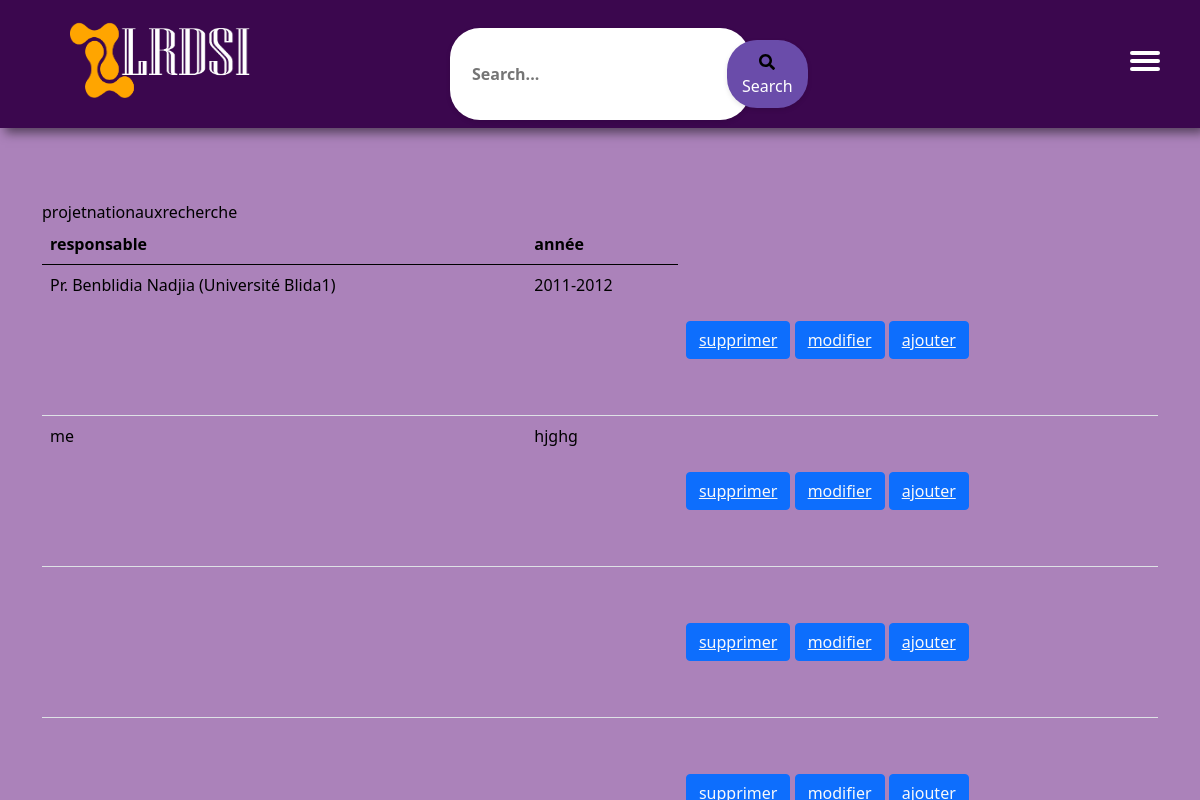
Screenshot of /projets/adminajouter.php (signed in) with the database file from the repository.
### tables this page shows
CREATE TABLE `projetnationauxrecherche` (
  `responsable` varchar(100) NOT NULL,
  `année` text NOT NULL
);

### projets/adminajouter.php (the view, shortened to what this page needs)
<!doctype html>
<html lang="en">
  <head>
    <link href="https://cdn.jsdelivr.net/npm/bootstrap@5.0.2/dist/css/bootstrap.min.css" rel="stylesheet">
    <link rel="stylesheet" href="style.css">
    <link rel="stylesheet" href="../homepage/navbar.css">
    <link rel="stylesheet" href="../homepage/searchbar.css">
  </head>
  <body>
  <div class="nav_bar">
    <img src="../homepage/LOGO2-S.png" alt="logo" class="logo_image">
           <div class="burger">
            <div></div>
           </div>
            <div class="search-container">
            <input type="text" id="search-input" placeholder="Search...">
            <button type="button" id="search-button"><i class="fas fa-search"></i>Search</button>
            </div>
<div style="margin-top:150px;">
    <div class ="container my-4">
  <table class="table">
  <thead>
    <tr>
      <th >responsable</th>
      <th >année</th>
    </tr>
  </thead>
  <tbody>
    <?php
    include ('connect.php');
    $query=mysqli_query($conn,"select * from `projetnationauxrecherche`");
    while($row=mysqli_fetch_array($query)){
      ?>
      <tr>
       <td><?php echo $row['responsable']; ?></td>
        <td><?php echo $row['année']; ?></td>
        <td>
        <button class="btn btn-primary my-5"  ><a href="deleteadmin.php?responsable=<?php echo $row['responsable']; ?>" class="text-light">supprimer</a></button>
        <button class="btn btn-primary my-5"><a href="modifieradmin1.php?responsable=<?php echo $row['responsable']; ?>" class="text-light">modifier</a></button>
        <button class="btn btn-primary my-5"><a href="formadd2.php?responsable=<?php echo $row['responsable']; ?>" class="text-light">ajouter</a></button>
        </td>
      </tr>
      <?php
    }
  ?>
  </tbody>
</table>
  </body>
</html>

### projets/style.css (style rules this page uses)
* { padding: 0; margin: 0; box-sizing: border-box; }
body { background-color:rgb(171, 130, 186); color: rgb(88, 25, 148); }

### homepage/navbar.css (style rules this page uses)
* { text-decoration: none; list-style: none; margin: 0; padding: 0; color: black; }
.nav_bar { background-color: rgb(59, 7, 78); position: fixed; top: 0; width: 100%; height: 16%; transition: box-shadow 0.15s; z-index: 1; }
.logo_image { width: 200px; margin-top: 18px; margin-left: 70px; height: 80px; width: 180px; }
@media (max-width: 1200px) { .burger { position: absolute; right: 60px; top: 50px; width: 10px; height: 20px; } }
@media (max-width: 1200px) { .burger>div { background-color: white; position: relative; top: 45%; width: 30px; height: 4px; border-radius: 3px; } }
@media (max-width: 1200px) { .burger>div:before, .burger>div:after { content: ''; background-color: white; position: absolute; width: 30px; height: 4px; border-radius: 3px; transition: 0.3s; } }
@media (max-width: 1200px) { .burger>div:before { top: 8px; } }
@media (max-width: 1200px) { .burger>div:after { top: -8px; } }

### homepage/searchbar.css (style rules this page uses)
.search-container { display: flex; align-items: center; max-width: 400px; margin: -70px 450px; background-color: #fff; border-radius: 30px; padding: 12px; box-shadow: 0 2px 5px rgba(0, 0, 0, 0.1); }
#search-input { flex: 1; padding: 10px; font-size: 16px; border: none; outline: none; background-color: transparent; color: #6a4caa; font-weight: bold; }
#search-button { padding: 10px 15px; background-color: #6a4caa; border: none; border-radius: 30px; color: #fff; cursor: pointer; transition: background-color 0.3s; box-shadow: 0 2px 5px rgba(0, 0, 0, 0.1); }

### rows the page displays
projetnationauxrecherche: responsable "Pr. Benblidia Nadjia (Université Blida1)", année "2011-2012"
projetnationauxrecherche: responsable "me", année "hjghg"
